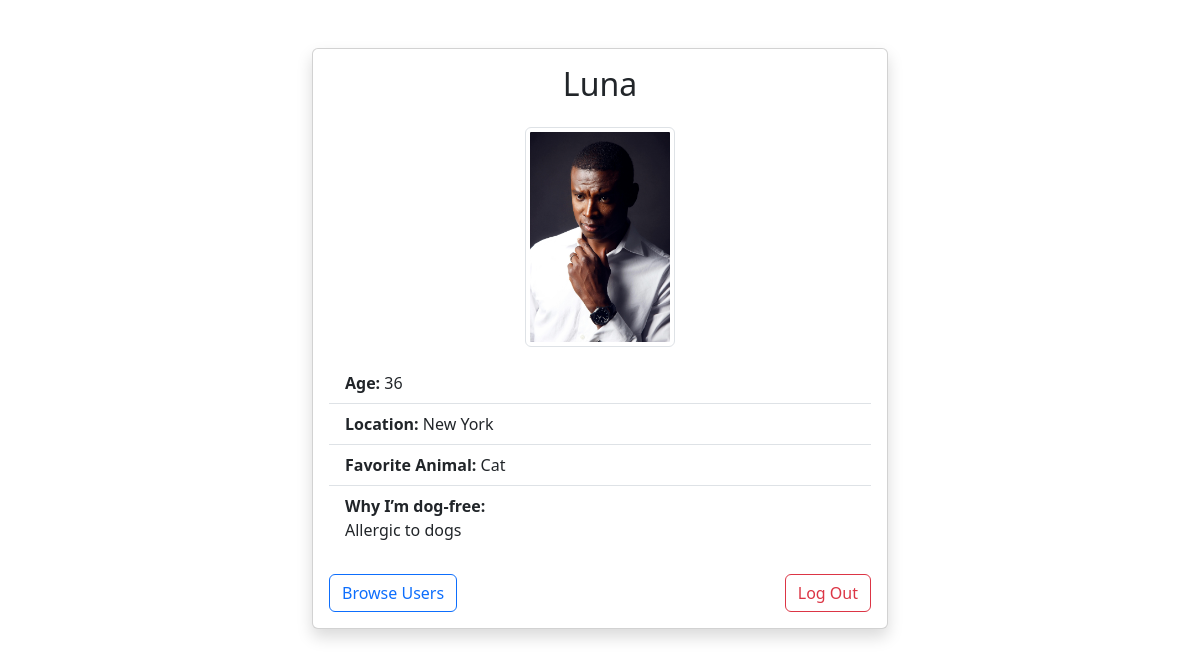
Screenshot of /profile (signed in) with the database file from the repository.
### tables this page shows
CREATE TABLE users (
        id INTEGER PRIMARY KEY AUTOINCREMENT,
        username TEXT UNIQUE NOT NULL,
        password TEXT NOT NULL,
        display_name TEXT,
        age INTEGER,
        location TEXT,
        favorite_animal TEXT,
        dog_free_reason TEXT,
        profile_pic TEXT
        );

### app.py (the view)
@app.route("/profile")
def profile():
    if "username" in session:
        conn = sqlite3.connect("users.db")
        c = conn.cursor()
        c.execute("""
            SELECT display_name, age, location, favorite_animal, dog_free_reason, profile_pic
            FROM users WHERE username = ?
        """, (session["username"],))
        result = c.fetchone()
        conn.close()
        display_name, age, location, favorite_animal, dog_free_reason, profile_pic = (
                result or (None, None, None, None, None, None))
        return render_template("profile.html",
                               username=session["username"],
                               display_name=display_name,
                               age=age,
                               location=location,
                               favorite_animal=favorite_animal,
                               dog_free_reason=dog_free_reason,
                               profile_pic=profile_pic)
    else:
        return redirect(url_for("login"))

### templates/profile.html (shortened to what this page needs)
<!DOCTYPE html>
<html lang="en">
<head>
    <link href="https://cdn.jsdelivr.net/npm/bootstrap@5.3.3/dist/css/bootstrap.min.css" rel="stylesheet">
</head>
<body>
    <div class="container mt-5" style="max-width: 600px;">
        <div class="card shadow">
            <div class="card-body">
                <h2 class="card-title text-center mb-4">{{ display_name or username }}</h2>
                {% if profile_pic %}
                    <div class="text-center mb-3">
                        <img src="{{ url_for('static', filename='profilepics/' + profile_pic) }}" class="img-thumbnail" style="max-width: 150px;">
                    </div>
                {% endif %}
                <ul class="list-group list-group-flush">
                    <li class="list-group-item"><strong>Age:</strong> {{ age or "Not provided" }}</li>
                    <li class="list-group-item"><strong>Location:</strong> {{ location or "Not provided" }}</li>
                    <li class="list-group-item"><strong>Favorite Animal:</strong> {{ favorite_animal or "Not provided" }}</li>
                    <li class="list-group-item"><strong>Why I’m dog-free:</strong><br>{{ dog_free_reason or "Not specified." }}</li>
                </ul>
                <div class="d-flex justify-content-between mt-4">
                    <a href="{{ url_for('browse') }}" class="btn btn-outline-primary">Browse Users</a>
                    <a href="{{ url_for('logout') }}" class="btn btn-outline-danger">Log Out</a>
                </div>
            </div>
        </div>
    </div>
</body>
</html>

### rows the page displays
users: display_name "Luna", profile_pic (picture), location "New York", favorite_animal "Cat", dog_free_reason "Allergic to dogs"

### other values shown
{{ age or "Not provided" }} "36"
